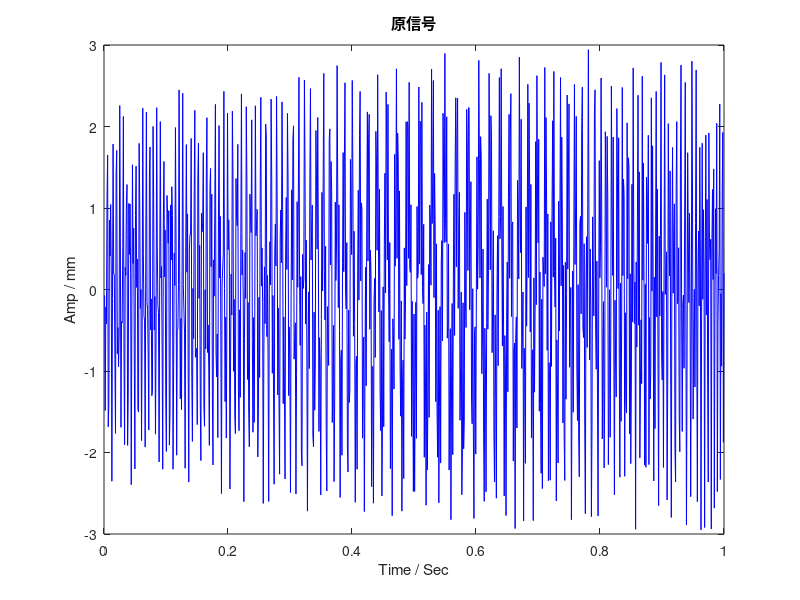
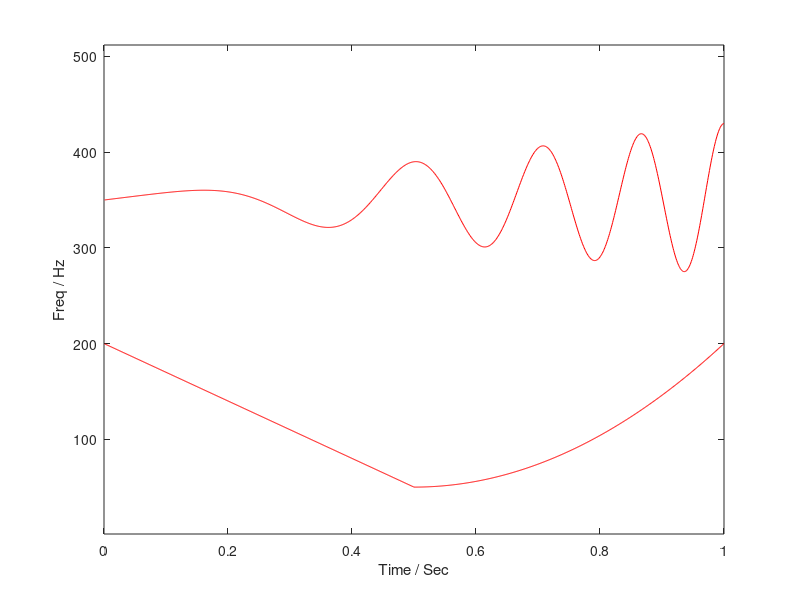

Source code (MATLAB) for these figures, in order: (Note: this script raises an error after producing the figures.)
clc;
close all
clear all;
% randn('state',1)
%%
%信号生成与输出
fs=1024;
t=1/fs:1/fs:1; 
%信号
t1=t(1:fs/2);
t2=t((fs/2+1):fs);
signal7 = [cos(400*pi*t1-300*pi*t1.^2) cos(400*pi*t2-600*pi*t2.^2+400*pi*t2.^3+pi)];
signal8 = cos(2*pi*(350*t+40*sin(8*pi*t.^2)/(8*pi)));
% signal8 = cos(2*pi*(350*t+45*sin(15*pi*t.^2)/(15*pi)));
Amp1 = (1.5-0.1*cos(2*pi*t));
Amp2 = (1+0.6*t);
signal7 = Amp1.*signal7;signal8 = Amp2.*signal8;
signal = signal7 + signal8;

%% bat signal
% % load ('batsignal.mat')
% load ('signal_SNR.mat')
% % signal = batsignal';
% % t=1/fs:1/fs:400/fs; 
% % signall = signal(13,:);
% % signal = signal(12,:);
% load('Haupt_signal_3.mat')
% load('signal_for_TUM.mat')
%%
frequency1 = [(200-300*t1) (200-600*t2+600*t2.^2)];
frequency2 = 350+80*t.*cos(8*pi*t.^2);

%噪声
% signal=awgn(signal,30);
freqN = fs/2*linspace(0,1,fs/2); %频率坐标

figure('NumberTitle','off','Name','原信号')
plot(t,signal,'b')
ylabel('Amp / mm');
xlabel('Time / Sec');
title('原信号')

figure('NumberTitle','off','Name','原信号频率')
plot(t,frequency1,'r');hold on;
plot(t,frequency2,'r');
ylabel('Freq / Hz');
xlabel('Time / Sec');
ylim([1,fs/2]);

LL = fs; % die Anzahl jedes FFT (Nomaleweise ist LL fs.)
% LL = 100;
freqLL = (0:LL-1)/LL*fs;
Fmax = fs/2; % die maximale Frequenz, die du m?chteest.(Nomaleweise ist Fmax fs/2.)
aa = abs(freqLL-Fmax); Fmaxindex = find(aa == min(aa))-1;

nb = length(signal);neta = nb/2;
sigma = 0.008;
%%
% 
% [Tx3,omega3,STFT] = SST(signal(11,:)',fs);
% [Tx4,omega4,STFT] = SST(signal(12,:)',fs);
% [Tx5,omega5,STFT] = SST(signal(13,:)',fs);
[Tx1,omega1,STFT] = SST(signal',fs);
% [Tx3,omega3] = MeinSST2_2(signal',fs);
[Tx4] = SET_Y(signal',fs);
[Tx5,omega5,~,C] = MSST(signal',fs);
% [Tx5,omega5] = MeinSST2_2_fast(signal',fs,0.008,1);
% [Tx1,Tx3,Tx4,Tx5,omega1,omega3,omega4,omega5,STFT] = SST_N(signal',fs);
% [~,~,~,Tx5,~,~,~,omega5,STFT] = SST_N(signal',fs);
% [Tx3,Tx31,omega3,omega31] = ASST_with_statistical_denoising(signal',fs);
[Tx3,Tx31,omega3,omega31] = ASST(signal',fs);

clr = 128;
figure(3);set(gcf, 'NumberTitle','off','Name','STFT');
TFimage = (abs(STFT(1:Fmaxindex,:)));
imagesc(t,freqLL(1:Fmaxindex),TFimage);
colormap(jet_Linchao(clr))
axis xy;
xlim_min = min(t);  xlim_max = max(t); 
ylim_min = freqLL(1);  ylim_max = freqLL(Fmaxindex);
xylim = [xlim_min,xlim_max,ylim_min,ylim_max]; axis(xylim);
ylabel('Freq / Hz');
xlabel('Time / Sec');
title('STFT');
% xlim([0.26,0.45]);
% ylim([300,465]);


figure(4);set(gcf, 'NumberTitle','off','Name','Omega');
imagesc((1:nb)/fs,fs/2*linspace(0,1,neta),abs(omega1));
colormap(jet_Linchao(clr))
axis xy
caxis ([0 512])
ylabel('Freq / Hz');
xlabel('Time / Sec');
title('Omega');

% figure(6);set(gcf, 'NumberTitle','off','Name','Corrected Omega by Assignment');
% imagesc((1:nb)/fs,fs/2*linspace(0,1,neta),abs(omega3));
% colormap(jet_Linchao(clr))
% axis xy
% caxis ([0 512])
% ylabel('Freq / Hz');
% xlabel('Time / Sec');
% title('Corrected Omega by Assignment');

figure(7);set(gcf, 'NumberTitle','off','Name','Omega of MSST');
imagesc((1:nb)/fs,fs/2*linspace(0,1,neta),abs(omega5));
colormap(jet_Linchao(clr))
axis xy
caxis ([0 512])
ylabel('Freq / Hz');
xlabel('Time / Sec');
title('Omega of MSST');

figure(8);set(gcf, 'NumberTitle','off','Name','SST');
imagesc((1:nb)/fs,fs/2*linspace(0,1,neta),abs(Tx1));
colormap(jet_Linchao(clr))
axis xy
caxis auto
ylabel('Freq / Hz');
xlabel('Time / Sec');
title('SST');
% xlim([0.26,0.45]);
% ylim([300,465]);

figure(10);set(gcf, 'NumberTitle','off','Name','ASST');
imagesc((1:nb)/fs,fs/2*linspace(0,1,neta),abs(Tx3));
colormap(jet_Linchao(clr))
axis xy
caxis auto
ylabel('Freq / Hz');
xlabel('Time / Sec');
title('ASST');
% xlim([0.26,0.45]);
% ylim([300,465]);
% hold on;plot(t,frequency1,'b');hold on;
% plot(t,frequency2,'b');

figure(11);set(gcf, 'NumberTitle','off','Name','SET');
imagesc((1:nb)/fs,fs/2*linspace(0,1,neta),abs(Tx4));
colormap(jet_Linchao(clr))
axis xy
caxis auto
ylabel('Freq / Hz');
xlabel('Time / Sec');
title('SET');
% xlim([0.26,0.45]);
% ylim([300,465]);

figure(12);set(gcf, 'NumberTitle','off','Name','MSST');
imagesc((1:nb)/fs,fs/2*linspace(0,1,neta),abs(Tx5));
colormap(jet_Linchao(clr))
axis xy
caxis auto
ylabel('Freq / Hz');
xlabel('Time / Sec');
title('MSST');
